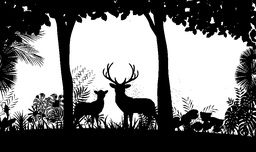
//> input picture Lab3/connected component/output(ostu).jpg, 256 x 152 px, shrunk from 897 x 534 before the run
$ ./lab3-2   (built with g++ and OpenCV 4)
//> lines starting //> are read from the running program, lines starting //| are printed output that depends on the picture
// i am lab3-2
//#include "stdafx.h"
#include <iostream>
#include <cstdlib>
#include <opencv2/opencv.hpp>
#include <opencv2/highgui/highgui.hpp>
#include <opencv2/imgproc/imgproc.hpp>
#include <cmath>
#include <vector>

using namespace std;
using namespace cv;


int main(int argc, char** argv) {


	//Mat output = Mat(input.rows, input.cols, input.type());
	Mat input = imread("output(ostu).jpg", 0);
//> input is the input picture: 152 rows x 256 cols, CV_8UC1; min 0, max 255, mean 115.4
	Mat output = input.clone();
	int label = 1;
	int labelup = 0;
	for (int i = 1; i < output.rows-1; i++) {
		for (int j = 1; j < output.cols-1; j++) {
			if (output.at<uchar>(i, j) != 0) {//not black
				if (output.at<uchar>(i, j-1)!=0&& output.at<uchar>(i-1, j)!=0 && (i-1)>=0&&(j-1)>=0) {//left&up have labeled
					output.at<uchar>(i, j) = output.at<uchar>(i, j - 1);//left
					labelup = output.at<uchar>(i - 1, j);
					//把以前的改掉
					for (int k = 1; k < output.rows-1; k++) {
						for (int m = 1; m < output.cols-1; m++) {
							if (output.at<uchar>(k, m) == labelup) {//if equals up then change to left
								output.at<uchar>(k, m) = label;
							}
						}
					}
				}
				else if (output.at<uchar>(i, j - 1) != 0 && (j-1)>=0) {//just left
					output.at<uchar>(i, j) = output.at<uchar>(i, j - 1);//left
				}
				else if (output.at<uchar>(i-1, j) != 0 && (i-1)>=0) {//just up
					output.at<uchar>(i, j) = output.at<uchar>(i-1, j);//up
				}
				else {//none have labeled
					output.at<uchar>(i, j) = label++;
					cout << label << " ";
				}
			}
		}
	}
//> this loop made 150 passes
//> (labelup, label) on passes 1 to 12: (31, 24), (1, 43), (62, 62), (83, 83), (109, 109), (123, 123), (147, 148), (198, 198), (237, 237), (13, 269), (13, 304), (70, 330)
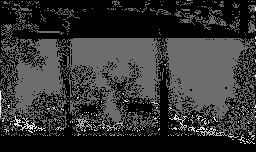
//> output: 152 rows x 256 cols, CV_8UC1; min 0, max 255, mean 52
//> after the loop, labelup = 206; label = 2526
	cvtColor(output, output, CV_GRAY2RGB);
//> output: 152 rows x 256 cols, CV_8UC3
	RNG rng(99999);
	vector<Vec3b> color(label-1);//剛剛++了
	for (int i = 1; i < color.size(); i++) {
		color[i] = Vec3b(rng.uniform(0, 255), rng.uniform(0, 255), rng.uniform(0, 255));
	}
	for (int i = 1; i < output.rows-1; i++) {
		for (int j = 1; j < output.cols-1; j++) {
			if (output.at<uchar>(i, j) != 0) {
				output.at<Vec3b>(i, j) = color[output.at<uchar>(i, j)];
			}
		}
	}
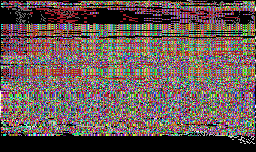
//> output: 152 rows x 256 cols, CV_8UC3; mean R, G, B 105, 88.7, 85.2

	imshow("show", output);
	waitKey(0);
	imwrite("output.jpg", output);
	return 0;
}
